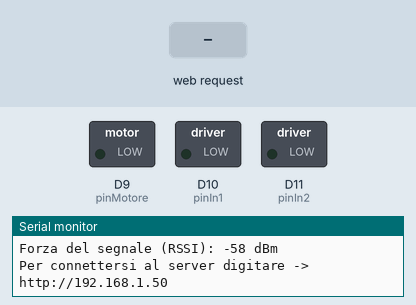
A sketch run on a simulated Arduino MKR. Shown: switched loads named in the sketch (green lamp = pin HIGH), the last lines printed to the serial monitor. Inputs (shaded band) come from the test bench. WiFi joins after 1.5 s; servers stay silent unless stated.

Above: at 2.9 s.
3.0 s: HTTP request GET /?CW received
At 4.3 s:
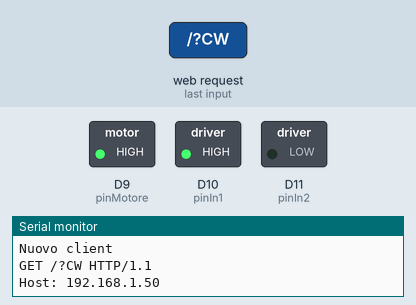
At 31.6 s:
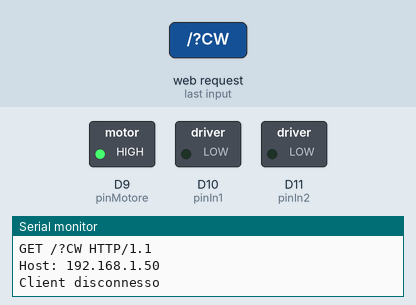
Timing chart, 0 to 32.5 s (numbered marks = the images above; inputs shaded):
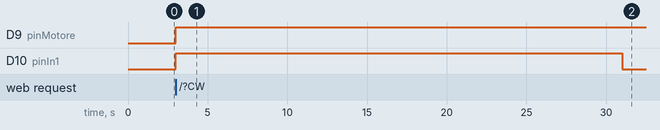

Measured:
- after the input at 3.0 s, D9 (pinMotore): LOW → HIGH at once; D10 (pinIn1): LOW → HIGH at once, → LOW 28.0 s later

The sketch:

codiceOstacoloCancello.ino
```cpp
// @author: BUSIN LORENZO
// @author: CODENA LORENZO

#include <WiFiNINA.h>
#include <Adafruit_NeoPixel.h>
#include <Servo.h>
#include <SPI.h>

char ssid[] = "ArduinoNetwork24G"; // SSID Rete Wifi
char pass[] = "ArduinoWifi2022";   // Password della rete WiFi WPA2/PSK
int keyIndex = 0;                  // Index della rete per il WPA2
int status = WL_IDLE_STATUS;       // Stato della connessione WiFi

String header;                          // Dichiarazione dell'header

WiFiServer server(80);                  // Porta della connessione
Servo motore;
WiFiClient client = server.available(); // Disponibilità del server

String valoreOttenuto = "0";    // Variabile per salvare il valore ottenuto dalla richiesta HTTP
int posizionePonte = 0;         // Variabile per salvare la posizione del ponte
int pos1 = 0;                   // Variabile per estrarre il valore del rosso
int pos2 = 0;                   // Variabile per il terminatore di riga
int velocita = 20;              // Variabile per la velocità dell'arduino

int pinMotore = 9;                 // Pin del motore
int pinIn1 = 10;
int pinIn2 = 11;


unsigned long currentTime = millis(); // Tempo corrente
unsigned long previousTime = 0;       // Tempo della richiesta precedente
const long timeoutTime = 2000;        // Timeout richiesta

void setup() {                      //
  WiFi.setHostname("Cancello");
  pinMode(pinMotore, OUTPUT);
  pinMode(pinIn1, OUTPUT);
  pinMode(pinIn2, OUTPUT);

  Serial.begin(9600);                     // Inizializzazione monitor seriale
  while (!Serial);                        // Ciclo in caso di errore nella seriale

  enable_WiFi();                          // Funzione per avviare il WiFi
  connect_WiFi();                         // Funzione per connettersi alla rete WiFi

  server.begin();                         // Inizializzazione WebServer
  printWifiStatus();                      // Scrittura log della connessione
}

void loop() {
  client = server.available(); // Controllo se il client è presente

  if (client) {                //
    printWEB();                // Se il client è presente stampo la pagina WEB
  }                            //

}

void printWifiStatus() {
  Serial.print("SSID: ");                                                     // Stampo l'SSID
  Serial.println(WiFi.SSID());                                                //

  IPAddress ip = WiFi.localIP();                                              //
  Serial.print("Indirizzo IP: ");                                             // Stampo l'indirizzo IP
  Serial.println(ip);                                                         //

  long rssi = WiFi.RSSI();                                                    //
  Serial.print("Forza del segnale (RSSI): ");                                 // Stampo la forza del segnale in dBm
  Serial.print(rssi);                                                         //
  Serial.println(" dBm");                                                     //

  Serial.print("Per connettersi al server digitare -> http://");              // Stampo i valori per connettersi al WebServer
  Serial.println(ip);                                                         //
}


void enable_WiFi() {
  if (WiFi.status() == WL_NO_MODULE) {                            //
    Serial.println("Errore con il modulo WiFi");                  // Eseguo un post sul modulo WiFi
    while (true);                                                 //
  }                                                               //

  String fv = WiFi.firmwareVersion();                             //
  if (fv < "1.0.0") {                                             // Eseguo un controllo sulla versione del Firmware
    Serial.println("Firmware da aggiornare");                     //
  }                                                               //

}


void connect_WiFi() {
  while (status != WL_CONNECTED) {                        //
    Serial.print("Tentativo di connessione alla rete: "); // Tentativo di connessione alla rete WiFi
    Serial.println(ssid);                                 //
    status = WiFi.begin(ssid, pass);                      //

    delay(200);                                          // Attendo 200 millisecondi
  }
}


void printWEB() {

  if (client) {                                                                          // Controllo se è presente un client
    currentTime = millis();                                                              // Ottengo il tempo attuale
    previousTime = currentTime;                                                          // Salvo il tempo di inizio comunicazione
    Serial.println("Nuovo client");                                                      // Scrivo un log sulla porta seriale
    String currentLine = "";                                                             // Stringa per salvare i dati della connessione
    while (client.connected() && currentTime - previousTime <= timeoutTime) {            // Ciclo fino a quando il cliente è connesso o fino a quando non scade il TimeOut
      currentTime = millis();                                                            // Ottengo il tempo attuale ogni volta che ciclo
      if (client.available()) {                                                          // Controllo se ci sono dei byte inviati dal Client da leggere
        char c = client.read();                                                          // Leggo i byte della connessione
        Serial.write(c);                                                                 // Stampo i byte sul monitor seriale
        header += c;                                                                     // Salvo i byte nella variabile header
        if (c == '\n') {                                                                 // Controllo se ci sono dei nuovi byte

          if (currentLine.length() == 0) {                                               // Controllo se la linea è vuota e quindi rispondo al Client

            client.println("HTTP/1.1 200 OK");                                           //
            client.println("Content-type:text/html");                                    // Header della richiesta HTTP
            client.println("Connection: close");                                         //
            client.println();                                                            //

            client.println("<!DOCTYPE html><html>");
            client.println("<head>");
            client.println("<meta charset='UTF-8'><meta name='viewport' content='width=device-width, inner-scale=1'><title>Cancello</title>");

            client.println("<style>");
            client.println(".container{text-align: center;}");
            client.println("label{font: arial;font-size: 22px;text-align: center;}");
            client.println("input{width: 100%;padding: 3px;font-size: 18;}");
            client.println("button{width: 100%;height: 30px;background-color: aqua;border-radius: 1.5rem;margin-top: 1.5rem;}");
            client.println(".invio:hover{background-color: aquamarine;height: 40px}");
            client.println("</style>");

            client.println("<script defer>");
            client.println("const paginaURL = window.location.href.split('?')[0]");
            client.println("function inviaIndirizzo(){");
            client.println("var posizione = document.getElementById('posizione').value");
            client.println("if (posizione < 0){");
            client.println("posizione=0");
            client.println("}");
            client.println("if (posizione > 180){");
            client.println("posizione=180");
            client.println("}");
            client.println("var datiDaInviare = (paginaURL + '?P' + posizione + '&')");
            client.println("window.location.href = datiDaInviare");
            client.println("}");
            client.println("</script>");

            client.println("</head>");
            client.println("<body>");

            client.println("<div class='container'>");
            client.println("<label>Inserire un valore per modificare la posizione</label>");
            client.println("<input type='number' step='1' min='0' max='180' id='posizione'>");
            client.println("<button id='invio' class='invio' onclick='inviaIndirizzo()'>Invio</button>");
            client.println("</div>");


            client.println("</body>");

            client.println("</html>");


            client.println();                                                                           // Chiudo la richiesta HTTP con una linea vuota

            //DC Motor ClockWise Rotation
            if(header.indexOf("GET /?CW") >= 0) {
              digitalWrite(pinIn1, HIGH);
              digitalWrite(pinIn2, LOW);
              analogWrite(pinMotore, 255);
              delay(28000);
              digitalWrite(pinIn1, LOW);
              digitalWrite(pinIn2, LOW);

            //DC Motor CounterClockWise Rotation
            }else if(header.indexOf("GET /?CCW") >= 0){
              digitalWrite(pinIn1, LOW);
              digitalWrite(pinIn2, HIGH);
              analogWrite(pinMotore, 255);
              delay(28000);
              digitalWrite(pinIn1, LOW);
              digitalWrite(pinIn2, LOW);
            }

             break;                           // Break per uscire dal loop

          } else {                            //
            currentLine = "";                 // Se c'è una nuova richiesta elimino la precedente
          }                                   //

        } else if (c != '\r') {               //
          currentLine += c;                   // Se ottengo una nuova richiesta, la aggiungo alla variabile
        }                                     //
      }
    }

    header = "";                              // Ripulisco l'header della vecchia richiesta

    client.stop();                            //
    Serial.println("Client disconnesso");     // Chiudo la connessione
    Serial.println();                         //
  }
}
```
